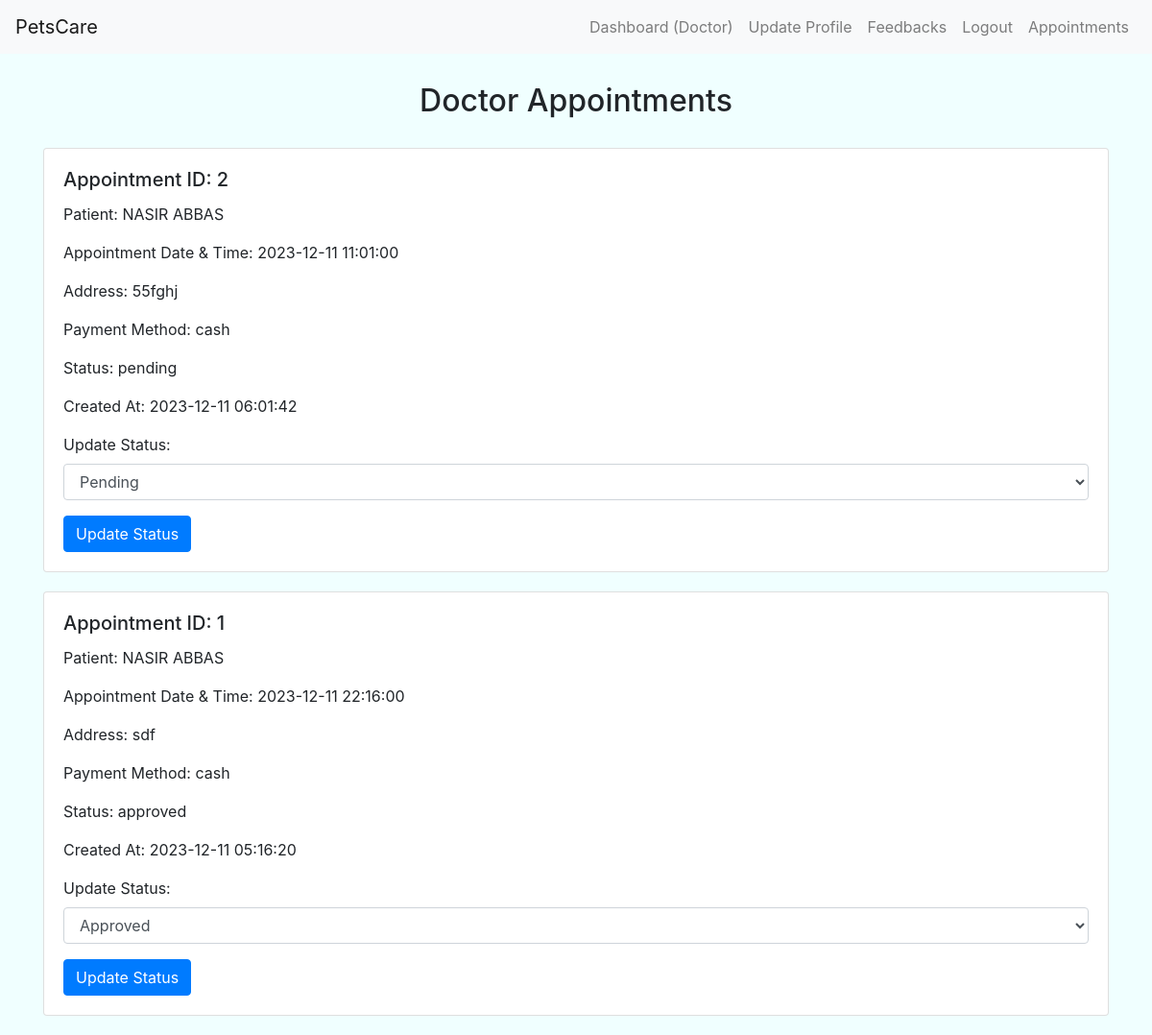
The page /doctor_dashboard.php (signed in) on the database its author committed.
### tables this page shows
CREATE TABLE `appointments` (
  `appointment_id` int(11) NOT NULL,
  `user_id` int(11) DEFAULT NULL,
  `doctor_id` int(11) DEFAULT NULL,
  `appointment_date` datetime DEFAULT NULL,
  `address` varchar(255) DEFAULT NULL,
  `payment_method` varchar(50) DEFAULT NULL,
  `status` varchar(50) DEFAULT NULL,
  `created_at` timestamp NOT NULL DEFAULT current_timestamp()
);

CREATE TABLE `users` (
  `id` int(11) NOT NULL,
  `name` varchar(255) NOT NULL,
  `email` varchar(255) NOT NULL,
  `password` varchar(255) NOT NULL,
  `user_type` enum('Doctor','Seller','Buyer') NOT NULL,
  `status` varchar(20) NOT NULL,
  `phone_number` varchar(15) DEFAULT NULL,
  `address` varchar(255) DEFAULT NULL,
  `age` int(11) DEFAULT NULL
);

### doctor_dashboard.php (the view, shortened to what this page needs)
<?php
include('config.php');
$doctor_id = $_SESSION['user_id'];
$query = "SELECT Appointments.*, Users.name AS patient_name FROM Appointments
          JOIN Users ON Appointments.user_id = Users.id
          WHERE Appointments.doctor_id = $doctor_id
          ORDER BY Appointments.created_at DESC";
$result = $conn->query($query);
?>
<!DOCTYPE html>
<html lang="en">
<head>
    <link rel="stylesheet" href="https://maxcdn.bootstrapcdn.com/bootstrap/4.5.2/css/bootstrap.min.css">
</head>
<body>
<?php
include('navbar.php');
?>
    <div class="container">
        <h2>Doctor Appointments</h2>
        <?php
        if ($result->num_rows > 0) {
            while ($appointment = $result->fetch_assoc()) {
                echo '<div class="card">';
                echo '<div class="card-body">';
                echo '<h5 class="card-title">Appointment ID: ' . $appointment['appointment_id'] . '</h5>';
                echo '<p>Patient: ' . $appointment['patient_name'] . '</p>';
                echo '<p>Appointment Date & Time: ' . $appointment['appointment_date'] . '</p>';
                echo '<p>Address: ' . $appointment['address'] . '</p>';
                echo '<p>Payment Method: ' . $appointment['payment_method'] . '</p>';
                echo '<p>Status: ' . $appointment['status'] . '</p>';
                echo '<p>Created At: ' . $appointment['created_at'] . '</p>';
                echo '<form method="POST" action="">';
                echo '<div class="form-group">';
                echo '<label for="status">Update Status:</label>';
                echo '<select id="status" name="status" class="form-control" required>';
                echo '<option value="pending" ' . ($appointment['status'] === 'pending' ? 'selected' : '') . '>Pending</option>';
                echo '<option value="approved" ' . ($appointment['status'] === 'approved' ? 'selected' : '') . '>Approved</option>';
                echo '</select>';
                echo '</div>';
                echo '<button type="submit" class="btn btn-primary">Update Status</button>';
                echo '</form>';
                echo '</div>';
                echo '</div>';
            }
        } else {
            echo '<p>No appointments found.</p>';
        }
        ?>
    </div>
</body>
</html>

### doctor_dashboard.php (style rules this page uses)
body { background-color: azure; }
h2, h3 { text-align: center; margin: 30px; }
.card { margin-bottom: 20px; }

### rows shown on the page
appointments: appointment_id "2", user.name "NASIR ABBAS", appointment_date "2023-12-11 11:01:00", address "55fghj", payment_method "cash", status "pending", created_at "2023-12-11 06:01:42", status "Pending"
appointments: appointment_id "1", user.name "NASIR ABBAS", appointment_date "2023-12-11 22:16:00", address "sdf", payment_method "cash", status "approved", created_at "2023-12-11 05:16:20", status "Approved"

### other values the page prints
$user_type "Doctor"
